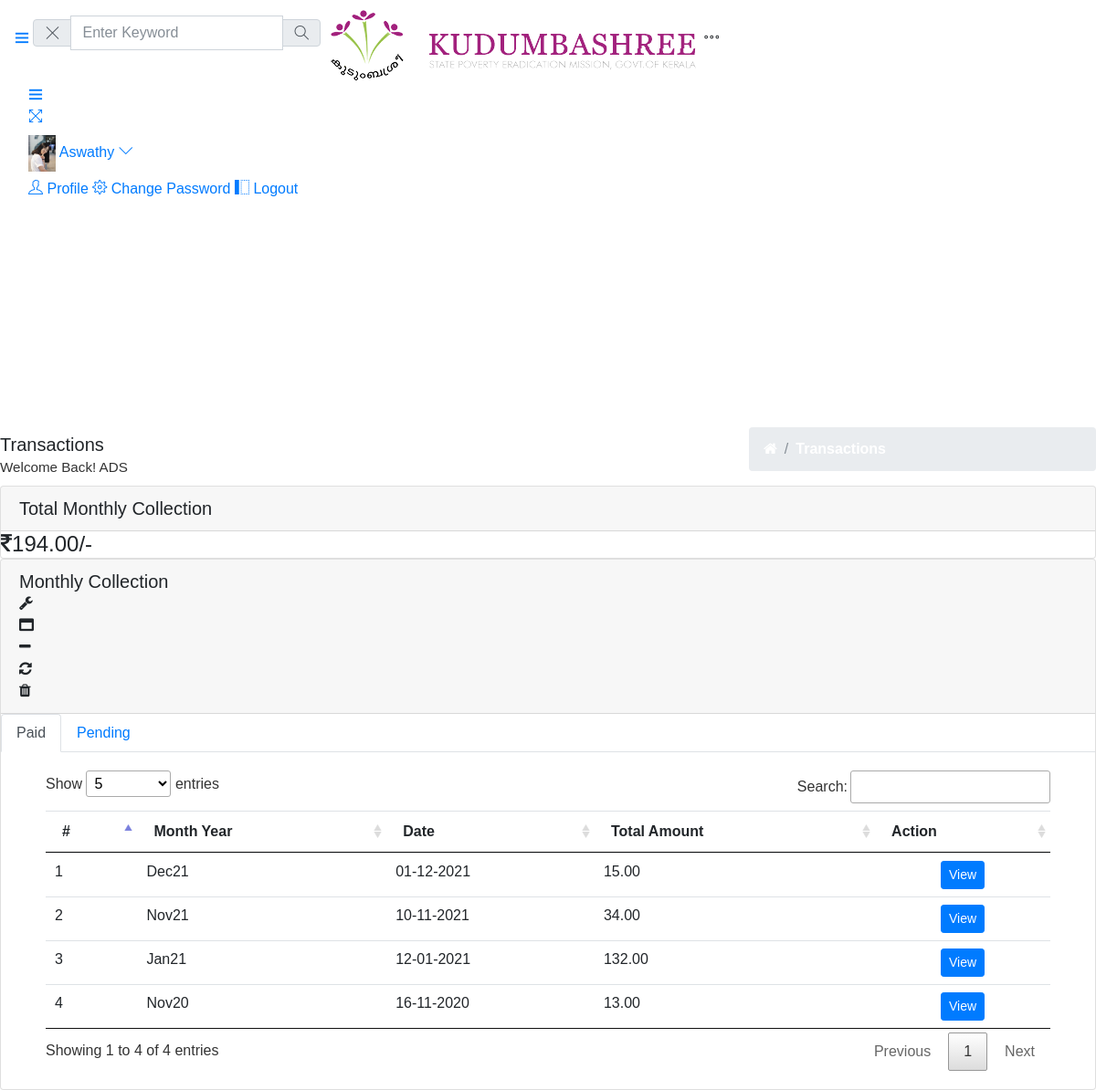
Screenshot of /ads/monthlya.php (signed in) with the database file from the repository.
### tables this page shows
CREATE TABLE `reg` (
  `id` int(11) NOT NULL,
  `username` varchar(100) NOT NULL,
  `name` varchar(100) NOT NULL,
  `contact` varchar(15) NOT NULL,
  `dob` date NOT NULL,
  `house` varchar(30) NOT NULL,
  `street` varchar(30) NOT NULL,
  `city` varchar(30) NOT NULL,
  `pic` varchar(200) NOT NULL,
  `status` int(11) NOT NULL DEFAULT 0
);

CREATE TABLE `monthly` (
  `mcid` int(11) NOT NULL,
  `date` date NOT NULL,
  `user` varchar(50) NOT NULL,
  `amount` decimal(5,2) NOT NULL,
  `paiddate` date DEFAULT NULL,
  `mstatus` int(11) NOT NULL,
  `mode` int(11) NOT NULL
);

### db.class.php (called while the page is built, shortened)
<?php
class db_operations {
	function db_read($query) {
		$res=mysqli_query($GLOBALS['con'],$query);
		if(!$res)
			echo "SELECTquery error";
		else {
			return $res;
		}
	}
}
?>

### ads/monthlya.php (the view, shortened to what this page needs)
<?php
$page="Transactions";
require('header.php');
?>
<div class="pcoded-inner-content">
	<div class="main-body">
		<div class="page-wrapper">
			<div class="page-body">
				<div class="card" style="height: 87%;">
					<div class="card-header">
						<h5>Total Monthly Collection</h5>
					</div>
					<div class="card-block">
						<?php
						$sql="select sum(amount) as sum from monthly where mstatus=1";
						$res=$ob->db_read($sql);
						$row=mysqli_fetch_assoc($res);
						echo "<h4><i class='fa fa-inr'></i>".$row['sum']."/-</h4>"
						?>
					</div>
				</div>
				<div class="card">
					<div class="card-header">
						<h5>Monthly Collection</h5>
						<div class="card-header-right">
							<ul class="list-unstyled card-option">
								<li><i class="fa fa fa-wrench open-card-option"></i></li>
								<li><i class="fa fa-window-maximize full-card"></i></li>
								<li><i class="fa fa-minus minimize-card"></i></li>
								<li><i class="fa fa-refresh reload-card"></i></li>
								<li><i class="fa fa-trash close-card"></i></li>
							</ul>
						</div>
					</div>
					<div class="card-block table-border-style">
						<ul class="nav nav-tabs">
							<li class="nav-item">
								<a class="nav-link active" data-toggle="tab" href="#home">Paid</a>
							</li>
							<li class="nav-item">
								<a class="nav-link" data-toggle="tab" href="#menu1">Pending</a>
							</li>
						</ul>
						<div class="tab-content">
							<div class="tab-pane active container" id="home" style="padding: 20px;">
								<div class="table-responsive">
									<?php
									$sql="select sum(amount) as sum,monthly.* from monthly where mstatus=1 group by month(date),year(date) order by date desc";
									$res=$ob->db_read($sql);
									?>
									<table class="table" id="monthtable">
										<thead>
											<tr>
												<th>#</th>
												<th>Month Year</th>
												<th>Date</th>
												<th>Total Amount</th>
												<th>Action</th>
											</tr>
										</thead>
										<tbody>
											<?php
											$n=1;
											while($row=mysqli_fetch_array($res)) {
												?>
												<tr>
													<td><?php echo $n++?></td>
													<td style="min-width: 80px;"><?php echo date_format(date_create($row['date']),'My')?></td>
													<td style="min-width: 80px;"><?php echo date_format(date_create($row['date']),'d-m-Y')?></td>
													<td><?php echo $row['sum']?></td>
													<td>
														<button type="button" onclick="view('<?php echo $row['date']?>')" class="btn btn-sm btn-primary" style="margin: auto;display: block;">View</button>
													</td>
												</tr>
												<?php
											}
											?>
										</tbody>
									</table>
								</div>
							</div>
						</div>
					</div>
				</div>
			</div>
		</div>
	</div>
</div>
</div>
<?php
require('footer.php');
?>

### ads/header.php (shortened to what this page needs)
<?php
require("../db.class.php");
$ob=new db_operations();
$uname=$_SESSION['userid'];
$sel="select * from reg where username='$uname'";
$res=$ob->db_read($sel);
$data=mysqli_fetch_array($res);
?>
<!DOCTYPE html>
<html lang="en">
<head>
    <link rel="stylesheet" href="../assets/pages/waves/css/waves.min.css" type="text/css" media="all">
    <link rel="stylesheet" type="text/css" href="../assets/css/bootstrap/css/bootstrap.min.css">
    <link rel="stylesheet" href="../assets/pages/waves/css/waves.min.css" type="text/css" media="all">
    <link rel="stylesheet" type="text/css" href="../assets/icon/themify-icons/themify-icons.css">
    <link rel="stylesheet" type="text/css" href="../assets/css/font-awesome-n.min.css">
    <link rel="stylesheet" type="text/css" href="../assets/css/font-awesome.min.css">
    <link rel="stylesheet" type="text/css" href="../assets/css/jquery.mCustomScrollbar.css">
    <link rel="stylesheet" type="text/css" href="../assets/css/style.css">
    <link rel="stylesheet" type="text/css" href="../css/jquery.dataTables.css">
</head>
<body>
    <div id="pcoded" class="pcoded">
        <div class="pcoded-container navbar-wrapper">
            <nav class="navbar header-navbar pcoded-header">
                <div class="navbar-wrapper">
                    <div class="navbar-logo">
                        <a class="mobile-menu waves-effect waves-light" id="mobile-collapse" href="#!">
                            <i class="ti-menu"></i>
                        </a>
                        <div class="mobile-search waves-effect waves-light">
                            <div class="header-search">
                                <div class="main-search morphsearch-search">
                                    <div class="input-group">
                                        <span class="input-group-prepend search-close"><i class="ti-close input-group-text"></i></span>
                                        <input type="text" class="form-control" placeholder="Enter Keyword">
                                        <span class="input-group-append search-btn"><i class="ti-search input-group-text"></i></span>
                                    </div>
                                </div>
                            </div>
                        </div>
                        <a href="index.php">
                            <img class="img-fluid" src="../assets/images/logo.png" alt="Theme-Logo" style="max-width: 80%;" />
                        </a>
                        <a class="mobile-options waves-effect waves-light">
                            <i class="ti-more"></i>
                        </a>
                    </div>
                    <div class="navbar-container container-fluid">
                        <ul class="nav-left">
                            <li>
                                <div class="sidebar_toggle"><a href="javascript:void(0)"><i class="ti-menu"></i></a></div>
                            </li>
                            <li>
                                <a href="#!" onclick="javascript:toggleFullScreen()" class="waves-effect waves-light">
                                    <i class="ti-fullscreen"></i>
                                </a>
                            </li>
                        </ul>
                        <ul class="nav-right">
                            <li class="user-profile header-notification">
                                <a href="#!" class="waves-effect waves-light">
                                    <img src="../profilepics/<?php echo $data['pic']."?time=".date("H:i:s")?>" class="img-radius" style="height: 40px;" alt="User-Profile-Image">
                                    <span><?php echo $data['name']?></span>
                                    <i class="ti-angle-down"></i>
                                </a>
                                <ul class="show-notification profile-notification">
                                    <li class="waves-effect waves-light">
                                        <a href="profile.php">
                                            <i class="ti-user"></i> Profile
                                        </a>
                                    </li>
                                    <li class="waves-effect waves-light">
                                        <a href="profile.php">
                                            <i class="ti-settings"></i> Change Password
                                        </a>
                                    </li>
                                    <li class="waves-effect waves-light">
                                        <a href="javascript:;" onclick="logout()">
                                            <i class="ti-layout-sidebar-left"></i> Logout
                                        </a>
                                    </li>
                                </ul>
                            </li>
                        </ul>
                    </div>
                </div>
            </nav>
            <div class="pcoded-main-container">
                <div class="pcoded-wrapper">
                    <div class="pcoded-content">
                        <div class="page-header">
                            <div class="page-block">
                                <div class="row align-items-center">
                                    <div class="col-md-8">
                                        <div class="page-header-title">
                                            <h5 class="m-b-10"><?php echo $page;?></h5>
                                            <p class="m-b-0">Welcome Back! ADS</p>
                                        </div>
                                    </div>
                                    <div class="col-md-4">
                                        <ul class="breadcrumb">
                                            <li class="breadcrumb-item">
                                                <a href="index.php"> <i class="fa fa-home"></i> </a>
                                            </li>
                                            <li class="breadcrumb-item"><a href="#!"><?php echo $page;?></a>
                                            </li>
                                        </ul>
                                    </div>
                                </div>
                            </div>
                        </div>

### ads/footer.php (shortened to what this page needs)
</div>
</div>
</div>
</div>
    <link rel="stylesheet" href="../assets/css/animate.min.css">
</body>
</html>

### css/style.css (style rules this page uses)
body { margin: 0; font-family: 'Poppins', sans-serif; background: #fff; }
body a, .screen-grid-wthree-pvt { transition: 0.5s all; -webkit-transition: 0.5s all; -moz-transition: 0.5s all; -o-transition: 0.5s all; -ms-transition: 0.5s all; text-decoration: none; outline: none; }
h1, h2, h3, h4, h5, h6 { margin: 0; font-family: 'Poppins', sans-serif; }
p { margin: 0; color: #333; font-size: 0.95em; line-height: 1.7; }
ul { margin: 0; padding: 0; }
ul { list-style-type: none; }
button, html [type="button"], [type="reset"], [type="submit"] { cursor: pointer; }
li.breadcrumb-item a { color: #fff; font-weight: 600; }

### ads/header.php (style rules this page uses)
html { scroll-behavior: smooth; }

### rows the page displays
reg: pic (picture), name "Aswathy"
monthly: date "Dec21", date "01-12-2021", sum "15.00"
monthly: date "Nov21", date "10-11-2021", sum "34.00"
monthly: date "Jan21", date "12-01-2021", sum "132.00"
monthly: date "Nov20", date "16-11-2020", sum "13.00"

### other values shown
$page "Transactions"
$row['sum'] "194.00"
